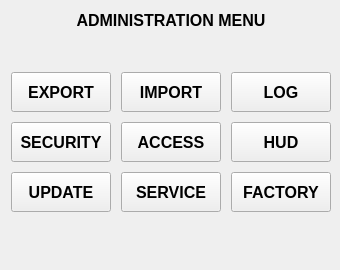
<?xml version="1.0" encoding="UTF-8"?>
<ui version="4.0">
 <class>admin</class>
 <widget class="QWidget" name="admin">
  <property name="geometry">
   <rect>
    <x>0</x>
    <y>0</y>
    <width>340</width>
    <height>270</height>
   </rect>
  </property>
  <property name="minimumSize">
   <size>
    <width>340</width>
    <height>270</height>
   </size>
  </property>
  <property name="font">
   <font>
    <pointsize>12</pointsize>
    <weight>75</weight>
    <bold>true</bold>
   </font>
  </property>
  <property name="windowTitle">
   <string>Form</string>
  </property>
  <layout class="QFormLayout" name="formLayout">
   <item row="0" column="0">
    <layout class="QHBoxLayout" name="horizontalLayout">
     <property name="bottomMargin">
      <number>10</number>
     </property>
     <item>
      <widget class="QLabel" name="label">
       <property name="minimumSize">
        <size>
         <width>320</width>
         <height>0</height>
        </size>
       </property>
       <property name="text">
        <string>ADMINISTRATION MENU</string>
       </property>
       <property name="alignment">
        <set>Qt::AlignCenter</set>
       </property>
      </widget>
     </item>
    </layout>
   </item>
   <item row="1" column="0">
    <spacer name="verticalSpacer">
     <property name="orientation">
      <enum>Qt::Vertical</enum>
     </property>
     <property name="sizeType">
      <enum>QSizePolicy::Maximum</enum>
     </property>
     <property name="sizeHint" stdset="0">
      <size>
       <width>20</width>
       <height>20</height>
      </size>
     </property>
    </spacer>
   </item>
   <item row="2" column="0">
    <layout class="QGridLayout" name="gridLayout">
     <property name="spacing">
      <number>10</number>
     </property>
     <item row="0" column="0">
      <widget class="QPushButton" name="pb_saveSettings">
       <property name="minimumSize">
        <size>
         <width>100</width>
         <height>40</height>
        </size>
       </property>
       <property name="maximumSize">
        <size>
         <width>100</width>
         <height>16777215</height>
        </size>
       </property>
       <property name="font">
        <font>
         <pointsize>12</pointsize>
         <weight>75</weight>
         <bold>true</bold>
        </font>
       </property>
       <property name="text">
        <string>EXPORT</string>
       </property>
       <property name="flat">
        <bool>false</bool>
       </property>
      </widget>
     </item>
     <item row="0" column="1">
      <widget class="QPushButton" name="pb_loadSettings">
       <property name="minimumSize">
        <size>
         <width>100</width>
         <height>40</height>
        </size>
       </property>
       <property name="maximumSize">
        <size>
         <width>100</width>
         <height>16777215</height>
        </size>
       </property>
       <property name="font">
        <font>
         <pointsize>12</pointsize>
         <weight>75</weight>
         <bold>true</bold>
        </font>
       </property>
       <property name="text">
        <string>IMPORT</string>
       </property>
       <property name="flat">
        <bool>false</bool>
       </property>
      </widget>
     </item>
     <item row="0" column="2">
      <widget class="QPushButton" name="pb_logFile">
       <property name="minimumSize">
        <size>
         <width>100</width>
         <height>40</height>
        </size>
       </property>
       <property name="maximumSize">
        <size>
         <width>100</width>
         <height>16777215</height>
        </size>
       </property>
       <property name="font">
        <font>
         <pointsize>12</pointsize>
         <weight>75</weight>
         <bold>true</bold>
        </font>
       </property>
       <property name="text">
        <string>LOG</string>
       </property>
       <property name="flat">
        <bool>false</bool>
       </property>
      </widget>
     </item>
     <item row="1" column="0">
      <widget class="QPushButton" name="pb_security">
       <property name="minimumSize">
        <size>
         <width>100</width>
         <height>40</height>
        </size>
       </property>
       <property name="maximumSize">
        <size>
         <width>100</width>
         <height>16777215</height>
        </size>
       </property>
       <property name="font">
        <font>
         <pointsize>12</pointsize>
         <weight>75</weight>
         <bold>true</bold>
        </font>
       </property>
       <property name="text">
        <string>SECURITY</string>
       </property>
       <property name="flat">
        <bool>false</bool>
       </property>
      </widget>
     </item>
     <item row="1" column="1">
      <widget class="QPushButton" name="pb_userAccess">
       <property name="minimumSize">
        <size>
         <width>100</width>
         <height>40</height>
        </size>
       </property>
       <property name="maximumSize">
        <size>
         <width>100</width>
         <height>16777215</height>
        </size>
       </property>
       <property name="font">
        <font>
         <pointsize>12</pointsize>
         <weight>75</weight>
         <bold>true</bold>
        </font>
       </property>
       <property name="text">
        <string>ACCESS</string>
       </property>
       <property name="flat">
        <bool>false</bool>
       </property>
      </widget>
     </item>
     <item row="1" column="2">
      <widget class="QPushButton" name="pb_metaData">
       <property name="minimumSize">
        <size>
         <width>100</width>
         <height>40</height>
        </size>
       </property>
       <property name="maximumSize">
        <size>
         <width>100</width>
         <height>16777215</height>
        </size>
       </property>
       <property name="font">
        <font>
         <pointsize>12</pointsize>
         <weight>75</weight>
         <bold>true</bold>
        </font>
       </property>
       <property name="text">
        <string>HUD</string>
       </property>
       <property name="flat">
        <bool>false</bool>
       </property>
      </widget>
     </item>
     <item row="2" column="0">
      <widget class="QPushButton" name="pb_upgradeSW">
       <property name="minimumSize">
        <size>
         <width>100</width>
         <height>40</height>
        </size>
       </property>
       <property name="maximumSize">
        <size>
         <width>100</width>
         <height>16777215</height>
        </size>
       </property>
       <property name="font">
        <font>
         <pointsize>12</pointsize>
         <weight>75</weight>
         <bold>true</bold>
        </font>
       </property>
       <property name="text">
        <string>UPDATE</string>
       </property>
       <property name="flat">
        <bool>false</bool>
       </property>
      </widget>
     </item>
     <item row="2" column="1">
      <widget class="QPushButton" name="pb_service">
       <property name="minimumSize">
        <size>
         <width>100</width>
         <height>40</height>
        </size>
       </property>
       <property name="maximumSize">
        <size>
         <width>100</width>
         <height>16777215</height>
        </size>
       </property>
       <property name="font">
        <font>
         <pointsize>12</pointsize>
         <weight>75</weight>
         <bold>true</bold>
        </font>
       </property>
       <property name="text">
        <string>SERVICE</string>
       </property>
       <property name="flat">
        <bool>false</bool>
       </property>
      </widget>
     </item>
     <item row="2" column="2">
      <widget class="QPushButton" name="pb_factory">
       <property name="minimumSize">
        <size>
         <width>100</width>
         <height>40</height>
        </size>
       </property>
       <property name="maximumSize">
        <size>
         <width>100</width>
         <height>16777215</height>
        </size>
       </property>
       <property name="font">
        <font>
         <pointsize>12</pointsize>
         <weight>75</weight>
         <bold>true</bold>
        </font>
       </property>
       <property name="text">
        <string>FACTORY</string>
       </property>
       <property name="flat">
        <bool>false</bool>
       </property>
      </widget>
     </item>
    </layout>
   </item>
  </layout>
 </widget>
 <resources/>
 <connections/>
</ui>
